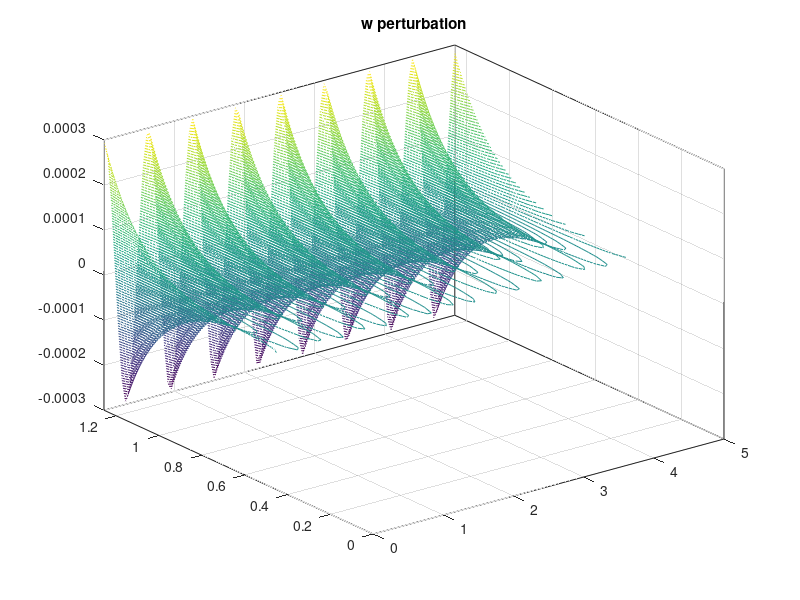
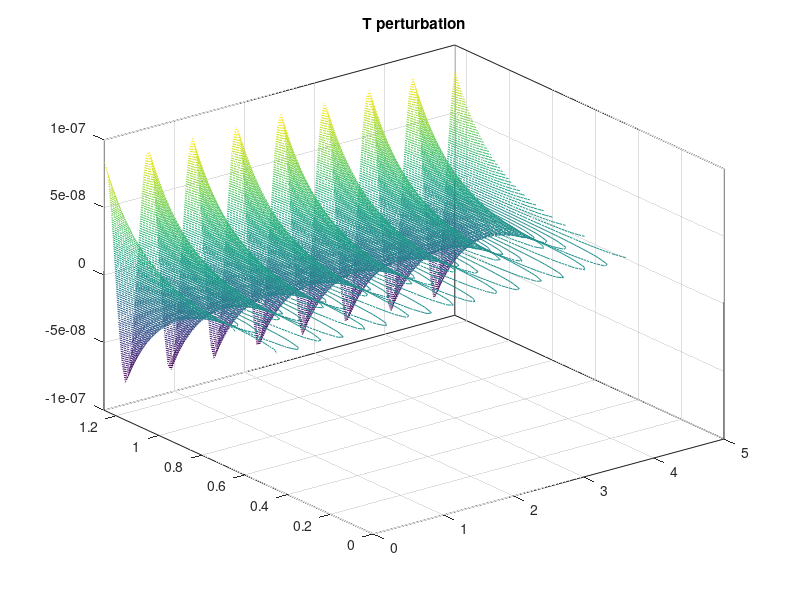
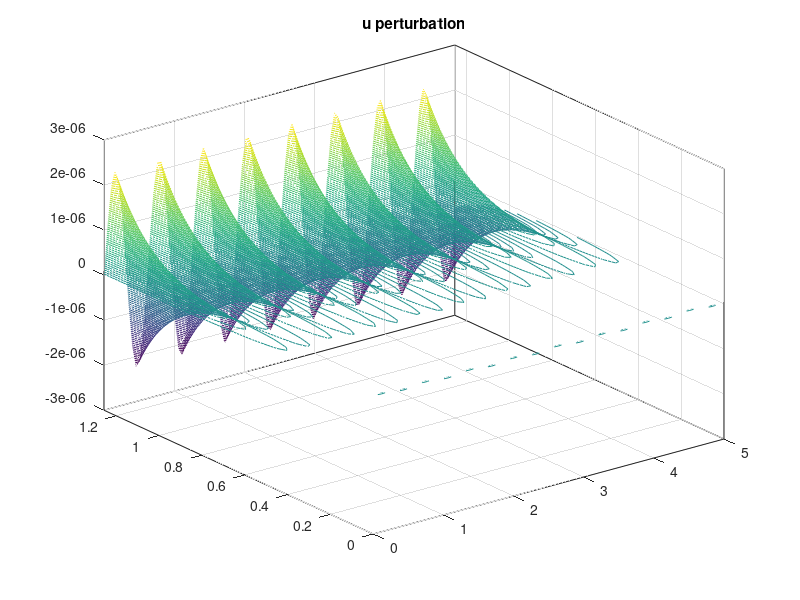

Reproduce these figures in MATLAB, in order.
close all 
clear all
% We supose sigma=0 and ky=0 as we have rolls (v=0)
d=5e-3; %m
K=1.4e-7; %diffusion constat
Gamma=10000.0; %temperature gradient
k=10.0; %wavenumber
Ra=3000; %Rayleigh number
X=linspace(0,5,100);
Z=linspace(0,4*pi/k,100);
[x,z]=meshgrid(X,Z)
C=K/(Gamma*d^2);
lam=(Ra/k^4)^(1/3);
q0=k*(lam-1)^.5;
q=k*(1+lam/2*(1+1i*sqrt(3)))^.5;
Q=[1i*q0 -1i*q0 q -q conj(q) -conj(q)];
Q=Q([1 3 5]);
%M=[cosh(Q*z); Q.*sinh(Q*z); Q.^4.*cosh(Q*z)-2*k^2*Q.^2.*cosh(Q*z)+k^4*cosh(Q*z)];
%M=[cosh(Q/2); Q.*sinh(Q/2); Q.^4.*cosh(Q/2)-2*k^2*Q.^2.*cosh(Q/2)+k^4*cosh(Q/2)];
% We know that M(1,:)=W; M(2,:)=DW; M(3,:)=(D^2-k^2)^2 and
% W=A*M(1,1)+B*M(1,2)+C*M(1,3) so we hace to find the coefficients A,B,C
% As the system is over ranked we will impose A=1. To obtain B and C then
% we proceed in this way:

W=zeros(length(X)); DW=zeros(length(X));DDW=zeros(length(X));
ii=1;
for zz=0:4*pi/(99*k):4*pi/k
M=[cosh(Q*zz); Q.*sinh(Q*zz); Q.^4.*cosh(Q*zz)-2*k^2*Q.^2.*cosh(Q*zz)+k^4*cosh(Q*zz)];
Mcoef=M(1:3,2:3);
b=[-M(1,1) -M(2,1) -M(3,1)]';
coef=Mcoef\b;
coef=[1; coef];
Wvec=cosh(Q(1)*zz)+coef(2)*cosh(Q(2)*zz)+coef(3)*cosh(Q(3)*zz);
W(ii,:)=ones(1,length(X))* Wvec;
DWvec=Q(1)*sinh(Q(1)*zz)+ coef(2)*Q(2)*sinh(Q(2)*zz)+coef(3)*Q(3)*sinh(Q(3)*zz);
DW(ii,:)=ones(1,length(X))* DWvec;
DDWvec=(Q(1)^4.*cosh(Q(1)*zz)-2*k^2*Q(1)^2.*cosh(Q(1)*zz)+k^4*cosh(Q(1)*zz))+coef(2)*(Q(2)^4.*cosh(Q(2)*zz)-2*k^2*Q(2)^2.*cosh(Q(2)*zz)+k^4*cosh(Q(2)*zz))...
    +coef(3)*(Q(3)^4.*cosh(Q(3)*zz)-2*k^2*Q(3)^2.*cosh(Q(3)*zz)+k^4*cosh(Q(3)*zz));
DDW(ii,:)=ones(1,length(X))* DDWvec;
ii=ii+1;
end

% Arreglarlo y poner W en funcion de una matriz
wpert=C*real(W.*(cos(k*x)+1i*sin(k*x)));

tpert=(1/(Ra*k^2))*real(DDW.*(cos(k*x)+1i*sin(k*x)));

upert=(C/k)*real(DW.*(1i*cos(k*x)-sin(k*x)));
W(end,end)
DW(end,end)
DDW(end,end)
figure(1)
contour3(x,z,wpert,100)
title('w perturbation')
figure(2)
contour3(x,z,tpert,100)
title('T perturbation')
figure(3)
contour3(x,z,upert,100)
title('u perturbation')